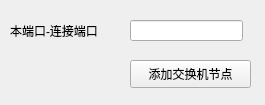
<?xml version="1.0" encoding="UTF-8"?>
<ui version="4.0">
 <class>addSw2Sw</class>
 <widget class="QWidget" name="addSw2Sw">
  <property name="geometry">
   <rect>
    <x>0</x>
    <y>0</y>
    <width>265</width>
    <height>105</height>
   </rect>
  </property>
  <property name="windowTitle">
   <string>Form</string>
  </property>
  <widget class="QPushButton" name="addBtn">
   <property name="geometry">
    <rect>
     <x>130</x>
     <y>60</y>
     <width>121</width>
     <height>28</height>
    </rect>
   </property>
   <property name="text">
    <string>添加交换机节点</string>
   </property>
  </widget>
  <widget class="QLabel" name="label">
   <property name="geometry">
    <rect>
     <x>10</x>
     <y>10</y>
     <width>131</width>
     <height>41</height>
    </rect>
   </property>
   <property name="text">
    <string>本端口-连接端口</string>
   </property>
  </widget>
  <widget class="QLineEdit" name="linkEdit">
   <property name="geometry">
    <rect>
     <x>130</x>
     <y>20</y>
     <width>113</width>
     <height>21</height>
    </rect>
   </property>
  </widget>
 </widget>
 <resources/>
 <connections/>
</ui>
